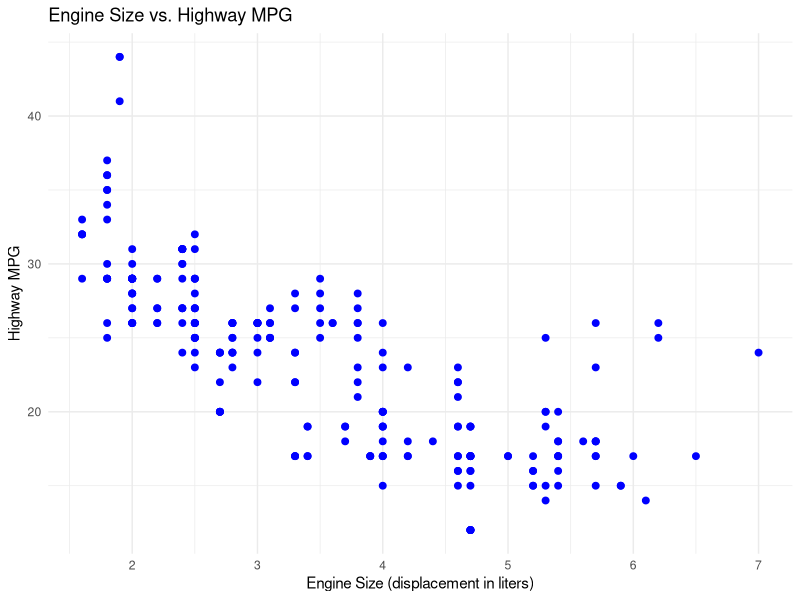
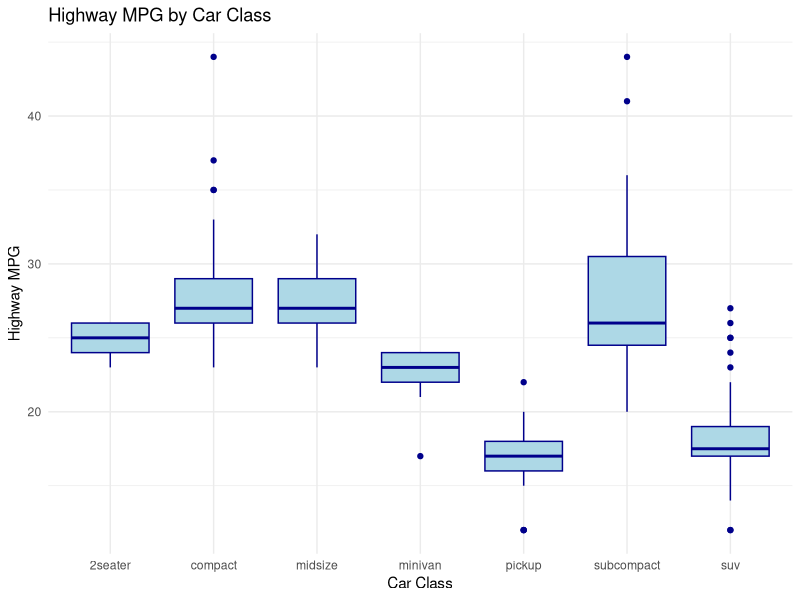
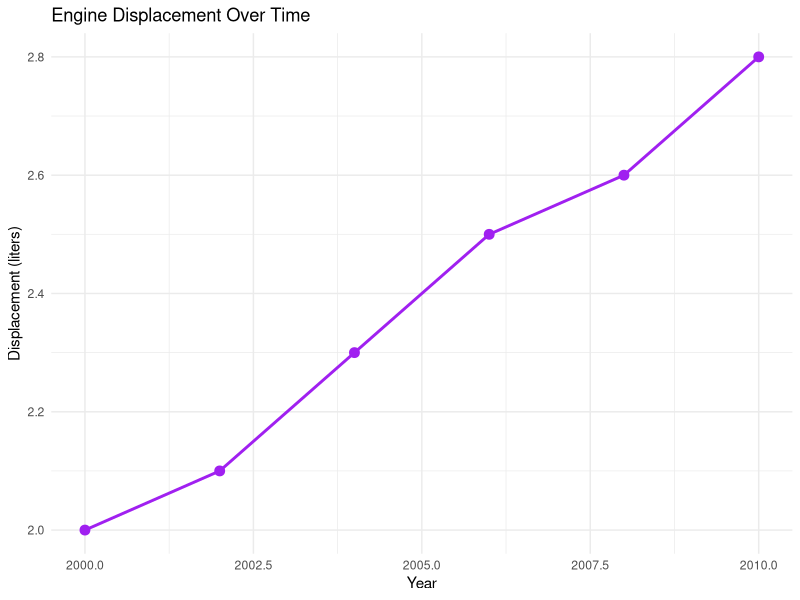
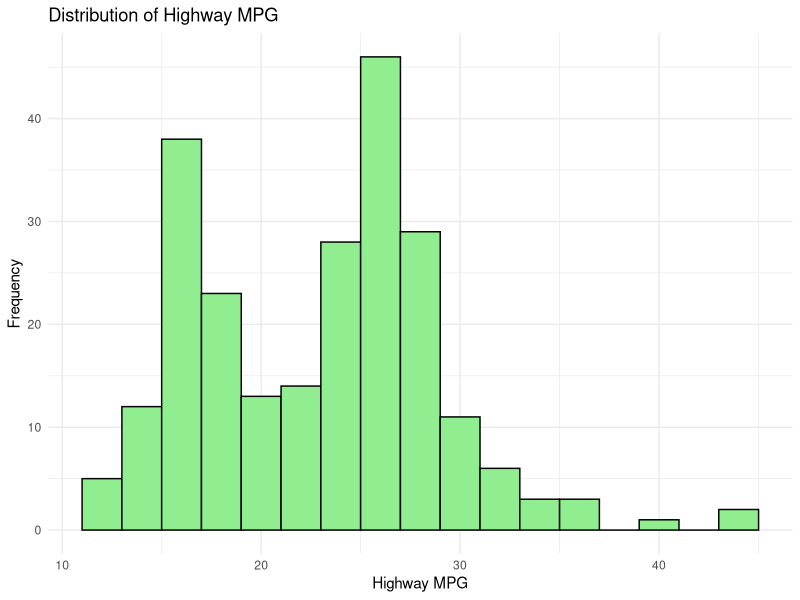
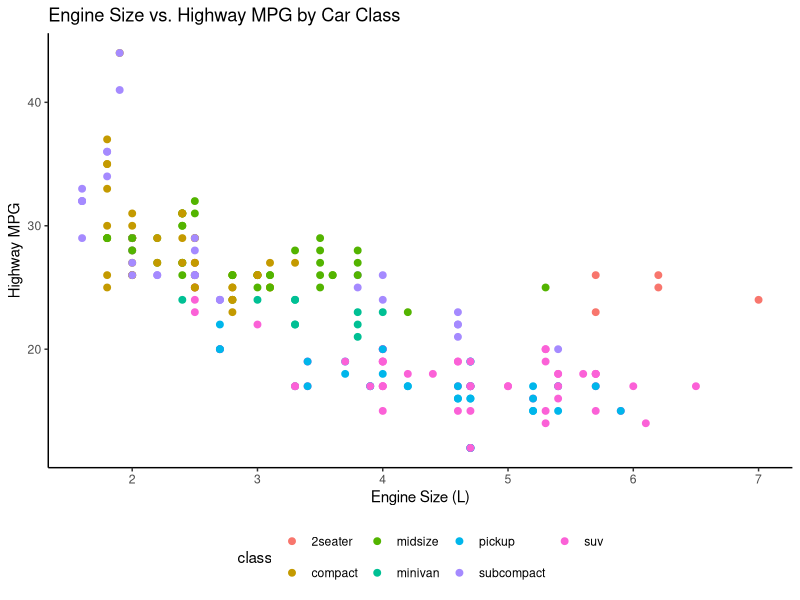

Source code (R) for these figures, in order:
#INSTALL PACKAGES
install.packages("ggplot2")
install.packages("dplyr" , type = "source")

#LOAD LIBRARIES
library(ggplot2)
library(dplyr)


# The mpg Data is available on R Studio
# View the first few rows of the mpg dataset
head("mpg")

# Scatter plot: Engine Size (displ) vs. Highway MPG (hwy)
ggplot(mpg, aes(x = displ, y = hwy)) +
  geom_point(color = "blue", size = 2) +
  labs(title = "Engine Size vs. Highway MPG",
       x = "Engine Size (displacement in liters)",
       y = "Highway MPG") +
  theme_minimal()

# Box plot: Highway MPG by Car Class
ggplot(mpg, aes(x = class, y = hwy)) +
  geom_boxplot(fill = "lightblue", color = "darkblue") +
  labs(title = "Highway MPG by Car Class",
       x = "Car Class",
       y = "Highway MPG") +
  theme_minimal()

# Hypothetical dataset for engine displacement over time
year <- c(2000, 2002, 2004, 2006, 2008, 2010)
displacement <- c(2.0, 2.1, 2.3, 2.5, 2.6, 2.8)
data_line <- data.frame(year, displacement)

# Line plot: Engine displacement over time
ggplot(data_line, aes(x = year, y = displacement)) +
  geom_line(color = "purple", size = 1) +
  geom_point(size = 3, color = "purple") +
  labs(title = "Engine Displacement Over Time",
       x = "Year",
       y = "Displacement (liters)") +
  theme_minimal()


# Histogram: Distribution of Highway MPG
ggplot(mpg, aes(x = hwy)) +
  geom_histogram(binwidth = 2, fill = "lightgreen", color = "black") +
  labs(title = "Distribution of Highway MPG",
       x = "Highway MPG",
       y = "Frequency") +
  theme_minimal()


# Scatter plot with a different theme
ggplot(mpg, aes(x = displ, y = hwy, color = class)) +
  geom_point(size = 2) +
  labs(title = "Engine Size vs. Highway MPG by Car Class",
       x = "Engine Size (L)",
       y = "Highway MPG") +
  theme_classic() +
  theme(legend.position = "bottom")
